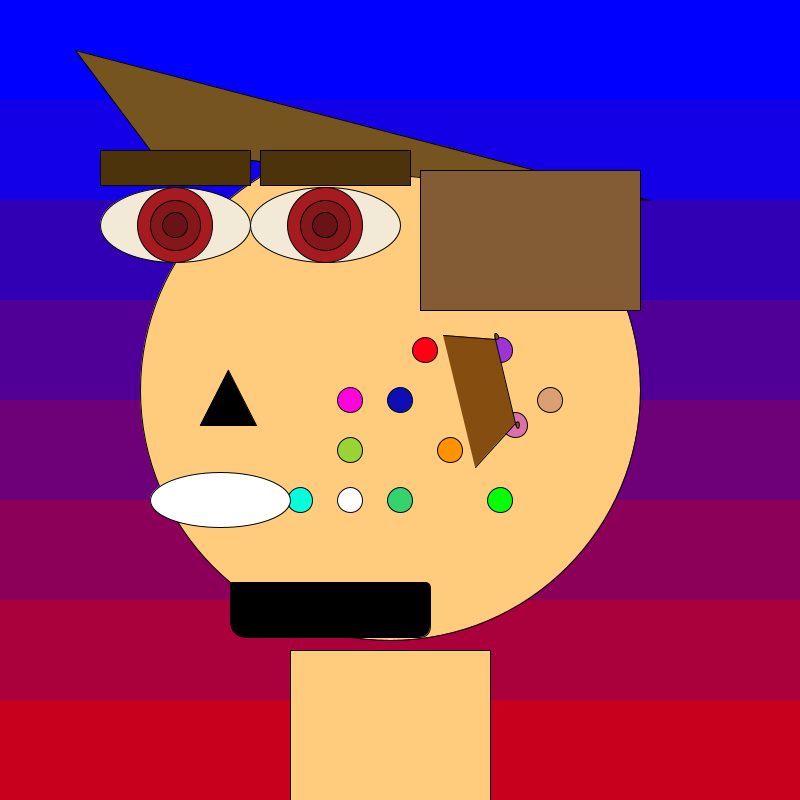
Frame 1 (no input)
Frame 60 (the mouse pressed at the canvas centre just before this capture): identical to frame 1, image omitted
Frame 120 (the mouse held since frame 60 and released just before this capture): identical to frame 1, image omitted

The Processing sketch that drew this single still picture (run headless with seeded random() and noise(); from frame 60 on, the mouse is pressed at the canvas centre):

// Processing sketch: processing_86118
// ── processing_86118.pde

void setup() {
size(800,800);

noStroke();
fill(0,0,255);
rect(0,0,800,100);
fill(20,0,230);
rect(0,100,800,100);
fill(50,0,180);
rect(0,200,800,100);
fill(80,0,150);
rect(0,300,800,100);
fill(110,0,120);
rect(0,400,800,100);
fill(140,0,90);
rect(0,500,800,100);
fill(170,0,60);
rect(0,600,800,100);
fill(200,0,30);
rect(0,700,800,100);
fill(230,0,0);
rect(0,800,800,100);
stroke(1);







fill(255,204,126);
ellipse(390,390,500,500);
rect(290,650,200,300);

fill(118,84,31);
triangle(150,150,650,200,75,50);

fill(77,51,12);
rect(100,150,150,35);
rect(260,150,150,35);

pushMatrix();
translate(170, 350);
fill(0,0,0);
triangle(30, 75, 58, 20, 86, 75);
popMatrix();

pushMatrix();
translate(200,550);
fill(0,0,0);
rect(30, 32, 200, 55, 3, 6, 12, 18);
popMatrix();

 
fill(242,233,215);
ellipse(175,225,150,75);
fill(242,233,215);
ellipse(325,225,150,75);
fill(165,27,31);
ellipse(175,225,75,75);
fill(165,27,31);
ellipse(325,225,75,75);
fill(131,23,26);
ellipse(175,225,50,50);
fill(131,23,26);
ellipse(325,225,50,50);
fill(106,19,22);
ellipse(175,225,25,25);
fill(106,19,22);
ellipse(325,225,25,25);

 
  
  
  fill(255,0,21);
  ellipse(425,350,25,25);
  
  fill(15,13,180);
  ellipse(400,400,25,25);
  fill(224,204,14);
  fill(255,146,3);
  ellipse(450,450,25,25);
  fill(5,255,3);
  ellipse(500,500,25,25);
  fill(255,3,222);
  ellipse(350,400,25,25);
  fill( 3,255,219);
  ellipse(300,500,25,25);
  fill(255,255,255);
  ellipse(350,500,25,25);
  fill(53,211,110);
  ellipse(400,500,25,25);
  fill(153,211,53);
  ellipse(350,450,25,25);
  fill(158,53,211);
  ellipse(500,350,25,25);
  fill(219,159,113);
  ellipse(550,400,25,25);
  fill(219,113,171);
  ellipse(515,425,25,25);
  
  fill(255,255,255);
 ellipse(220,500,140,55);
 
 fill(131,91,53);
 rect(420,170,220,140);

  fill(134,77,16);
  beginShape();
  curveVertex(443, 335);
  curveVertex(443, 335);
  curveVertex(495, 339);
  curveVertex(495, 339);
  curveVertex(515, 423);   
  curveVertex(515, 423);
  curveVertex(475, 467);
  curveVertex(475, 467);
  endShape();
  
}

void draw() {
  print("x: " + mouseX);
  println("y: " + mouseY);
}
